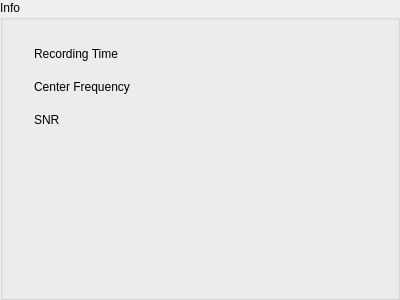
<?xml version="1.0" encoding="UTF-8"?>
<ui version="4.0">
 <class>InformationGroupBox</class>
 <widget class="QGroupBox" name="InformationGroupBox">
  <property name="geometry">
   <rect>
    <x>0</x>
    <y>0</y>
    <width>400</width>
    <height>300</height>
   </rect>
  </property>
  <property name="minimumSize">
   <size>
    <width>350</width>
    <height>220</height>
   </size>
  </property>
  <property name="windowTitle">
   <string>Form</string>
  </property>
  <property name="title">
   <string>Info</string>
  </property>
  <layout class="QHBoxLayout" name="horizontalLayout">
   <property name="sizeConstraint">
    <enum>QLayout::SetMinAndMaxSize</enum>
   </property>
   <item>
    <spacer name="horizontalSpacer_6">
     <property name="orientation">
      <enum>Qt::Horizontal</enum>
     </property>
     <property name="sizeHint" stdset="0">
      <size>
       <width>4</width>
       <height>20</height>
      </size>
     </property>
    </spacer>
   </item>
   <item>
    <widget class="QWidget" name="informationWidget" native="true">
     <property name="sizePolicy">
      <sizepolicy hsizetype="Preferred" vsizetype="Preferred">
       <horstretch>0</horstretch>
       <verstretch>0</verstretch>
      </sizepolicy>
     </property>
     <property name="minimumSize">
      <size>
       <width>350</width>
       <height>220</height>
      </size>
     </property>
     <property name="maximumSize">
      <size>
       <width>16777215</width>
       <height>16777215</height>
      </size>
     </property>
     <layout class="QFormLayout" name="formLayout">
      <property name="sizeConstraint">
       <enum>QLayout::SetDefaultConstraint</enum>
      </property>
      <item row="0" column="0">
       <widget class="QLabel" name="RecordingTimeFixedLabel">
        <property name="sizePolicy">
         <sizepolicy hsizetype="Minimum" vsizetype="Fixed">
          <horstretch>0</horstretch>
          <verstretch>0</verstretch>
         </sizepolicy>
        </property>
        <property name="minimumSize">
         <size>
          <width>108</width>
          <height>27</height>
         </size>
        </property>
        <property name="maximumSize">
         <size>
          <width>16777215</width>
          <height>16777215</height>
         </size>
        </property>
        <property name="text">
         <string>Recording Time</string>
        </property>
       </widget>
      </item>
      <item row="0" column="1">
       <widget class="QLabel" name="recordingTimeLabel">
        <property name="sizePolicy">
         <sizepolicy hsizetype="Minimum" vsizetype="Fixed">
          <horstretch>0</horstretch>
          <verstretch>0</verstretch>
         </sizepolicy>
        </property>
        <property name="minimumSize">
         <size>
          <width>108</width>
          <height>27</height>
         </size>
        </property>
        <property name="maximumSize">
         <size>
          <width>16777215</width>
          <height>16777215</height>
         </size>
        </property>
        <property name="text">
         <string/>
        </property>
       </widget>
      </item>
      <item row="1" column="0">
       <widget class="QLabel" name="CenterFrequencyFixedLabel">
        <property name="sizePolicy">
         <sizepolicy hsizetype="Minimum" vsizetype="Fixed">
          <horstretch>0</horstretch>
          <verstretch>0</verstretch>
         </sizepolicy>
        </property>
        <property name="minimumSize">
         <size>
          <width>108</width>
          <height>27</height>
         </size>
        </property>
        <property name="maximumSize">
         <size>
          <width>16777215</width>
          <height>16777215</height>
         </size>
        </property>
        <property name="text">
         <string>Center Frequency</string>
        </property>
       </widget>
      </item>
      <item row="1" column="1">
       <widget class="QLabel" name="centerFrequencyLabel">
        <property name="sizePolicy">
         <sizepolicy hsizetype="Minimum" vsizetype="Fixed">
          <horstretch>0</horstretch>
          <verstretch>0</verstretch>
         </sizepolicy>
        </property>
        <property name="minimumSize">
         <size>
          <width>108</width>
          <height>27</height>
         </size>
        </property>
        <property name="maximumSize">
         <size>
          <width>16777215</width>
          <height>16777215</height>
         </size>
        </property>
        <property name="text">
         <string/>
        </property>
       </widget>
      </item>
      <item row="2" column="0">
       <widget class="QLabel" name="SNRFixedLabel">
        <property name="sizePolicy">
         <sizepolicy hsizetype="Minimum" vsizetype="Fixed">
          <horstretch>0</horstretch>
          <verstretch>0</verstretch>
         </sizepolicy>
        </property>
        <property name="minimumSize">
         <size>
          <width>108</width>
          <height>27</height>
         </size>
        </property>
        <property name="maximumSize">
         <size>
          <width>16777215</width>
          <height>16777215</height>
         </size>
        </property>
        <property name="text">
         <string>SNR</string>
        </property>
       </widget>
      </item>
      <item row="2" column="1">
       <widget class="QLabel" name="SNRLabel">
        <property name="sizePolicy">
         <sizepolicy hsizetype="Minimum" vsizetype="Fixed">
          <horstretch>0</horstretch>
          <verstretch>0</verstretch>
         </sizepolicy>
        </property>
        <property name="minimumSize">
         <size>
          <width>108</width>
          <height>27</height>
         </size>
        </property>
        <property name="maximumSize">
         <size>
          <width>16777215</width>
          <height>16777215</height>
         </size>
        </property>
        <property name="text">
         <string/>
        </property>
       </widget>
      </item>
     </layout>
    </widget>
   </item>
   <item>
    <spacer name="horizontalSpacer_5">
     <property name="orientation">
      <enum>Qt::Horizontal</enum>
     </property>
     <property name="sizeHint" stdset="0">
      <size>
       <width>4</width>
       <height>20</height>
      </size>
     </property>
    </spacer>
   </item>
  </layout>
 </widget>
 <resources/>
 <connections/>
</ui>
